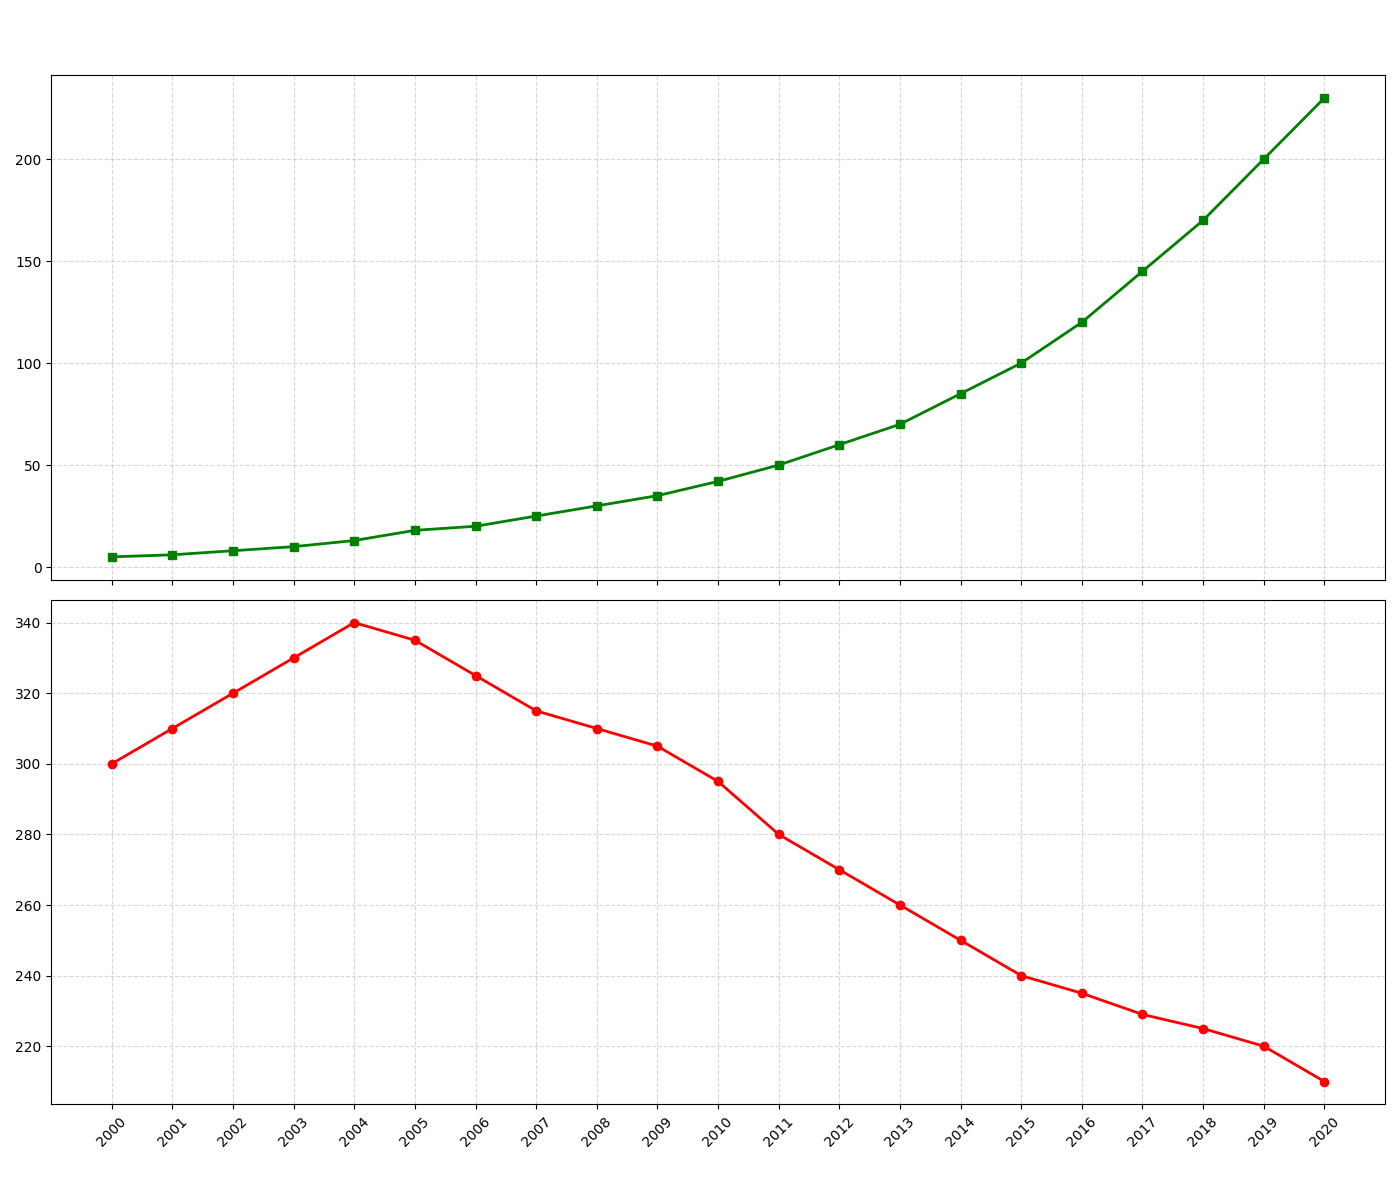

This chart was generated by the following Python code:
import matplotlib.pyplot as plt
import numpy as np

years = np.arange(2000, 2021)
co2_emissions = [300, 310, 320, 330, 340, 335, 325, 315, 310, 305, 295, 280, 270, 260, 250, 240, 235, 229, 225, 220, 210]
renewable_energy = [5, 6, 8, 10, 13, 18, 20, 25, 30, 35, 42, 50, 60, 70, 85, 100, 120, 145, 170, 200, 230]

fig, (ax1, ax2) = plt.subplots(2, 1, figsize=(14, 12), sharex=True)

ax1.plot(years, renewable_energy, color='green', linewidth=2, marker='s', linestyle='-', markersize=6)
ax1.grid(True, linestyle='--', alpha=0.5)

ax2.plot(years, co2_emissions, color='red', linewidth=2, marker='o', linestyle='-', markersize=6)
ax2.grid(True, linestyle='--', alpha=0.5)

plt.xticks(years, rotation=45)
plt.tight_layout(rect=[0, 0.03, 1, 0.95])
plt.show()
